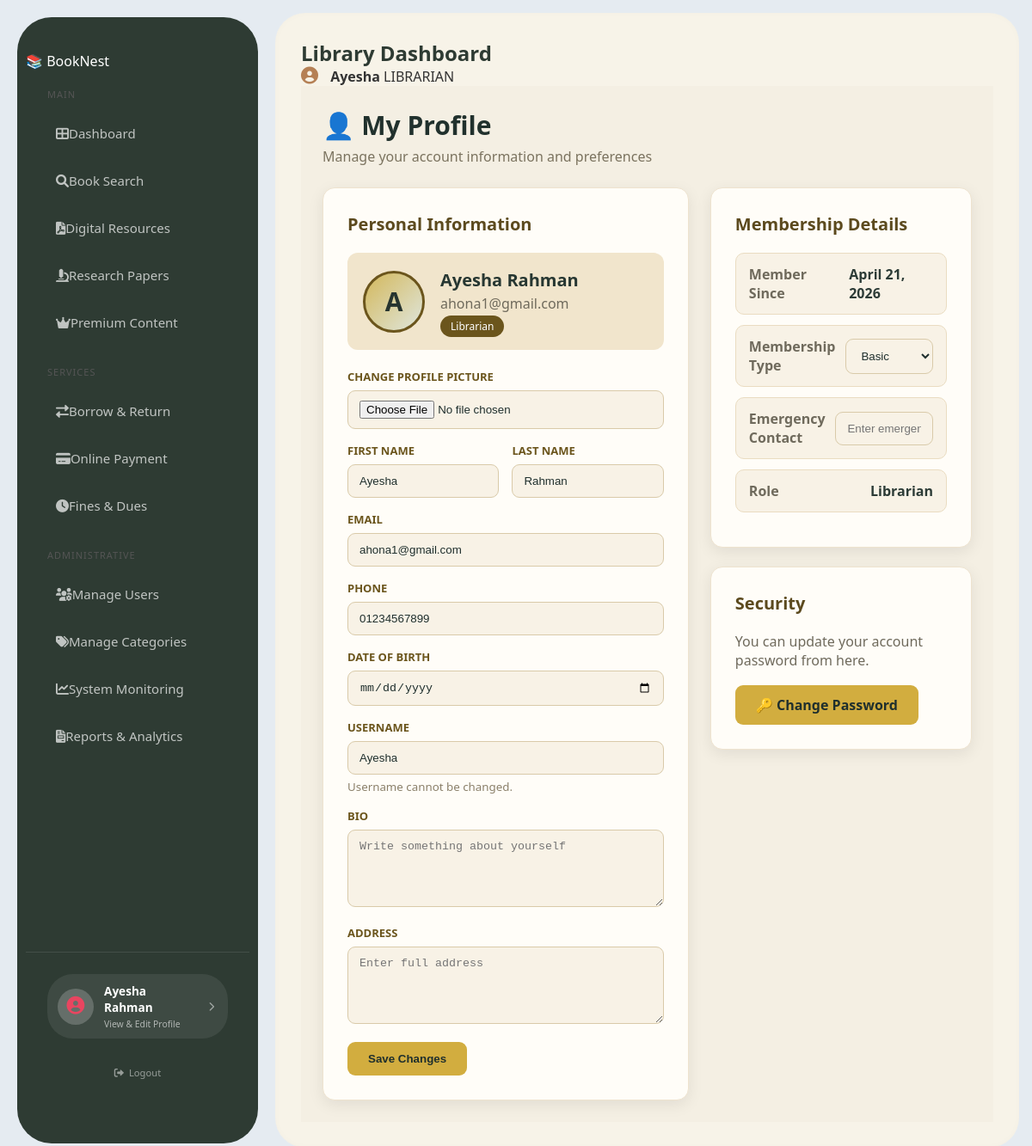
Before: /manage-profile/ (signed in) with the older database file.
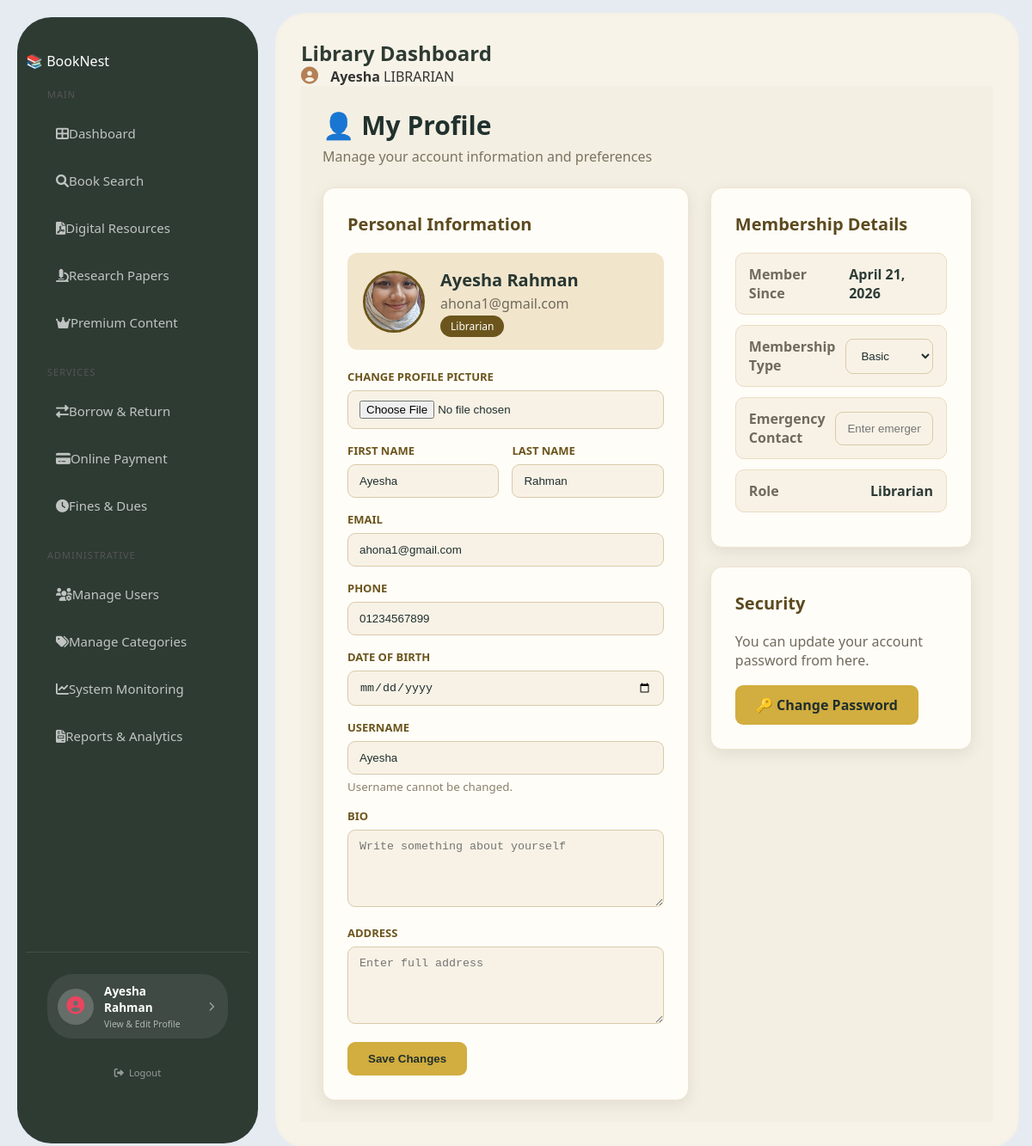
After: the same page with the newer database file.
### library/models.py (models this page shows, shortened)
class User(AbstractUser):
    ADMIN = 'admin'
    LIBRARIAN = 'librarian'
    REGULAR_USER = 'user'
    ROLE_CHOICES = [
        (ADMIN, 'Administrator'),
        (LIBRARIAN, 'Librarian'),
        (REGULAR_USER, 'Regular User'),
    ]
    role = models.CharField(max_length=20, choices=ROLE_CHOICES, default=REGULAR_USER)
    phone = models.CharField(max_length=15, null=True, blank=True)
    profile_picture = models.ImageField(upload_to='profiles/', null=True, blank=True)
    date_of_birth = models.DateField(null=True, blank=True)
    bio = models.TextField(null=True, blank=True)
    def get_full_name(self):
        if self.first_name and self.last_name:
            return f"{self.first_name} {self.last_name}"
        return self.username

class Member(models.Model):
    MEMBERSHIP_CHOICES = [
        ('basic', 'Basic'),
        ('premium', 'Premium'),
        ('student', 'Student'),
    ]
    user = models.OneToOneField(User, on_delete=models.CASCADE, related_name='profile')
    address = models.TextField(null=True, blank=True)
    joined_date = models.DateField(auto_now_add=True)
    membership_type = models.CharField(max_length=20, choices=MEMBERSHIP_CHOICES, default='basic')
    membership_expiry = models.DateField(null=True, blank=True)
    emergency_contact = models.CharField(max_length=15, null=True, blank=True)
    is_active = models.BooleanField(default=True)

### library/views.py (the view)
# urls.py: path('manage-profile/', views.manage_profile, name='manage_profile'),
@login_required
def manage_profile(request):
    member, created = Member.objects.get_or_create(user=request.user)
    if request.method == 'POST':
        user_form = UserProfileForm(request.POST, request.FILES, instance=request.user)
        member_form = MemberProfileForm(request.POST, instance=member)
        if user_form.is_valid() and member_form.is_valid():
            user_form.save()
            member_form.save()
            messages.success(request, '✅ Profile updated successfully!')
            return redirect('manage_profile')
        messages.error(request, '❌ Please fix the errors below.')
    else:
        user_form = UserProfileForm(instance=request.user)
        member_form = MemberProfileForm(instance=member)
    return render(request, 'library/manage_profile.html', {
        'user_form': user_form,
        'member_form': member_form,
    })

### library/templates/library/manage_profile.html (shortened to what this page needs)
{% extends 'library/base.html' %}
{% block content %}
<div class="profile-wrapper">
    <div class="profile-top">
        <div>
            <h2>👤 My Profile</h2>
            <p>Manage your account information and preferences</p>
        </div>
    </div>
    <form method="POST" enctype="multipart/form-data">
        <div class="profile-layout">
            <div class="profile-card main-profile-card">
                <div class="card-title-row">
                    <h3>Personal Information</h3>
                </div>
                <div class="profile-user-box">
                    {% if request.user.profile_picture %}
                        <img src="{{ request.user.profile_picture.url }}" class="profile-avatar">
                    {% else %}
                        <div class="profile-avatar-placeholder">
                            {{ request.user.first_name|first|default:"U" }}
                        </div>
                    {% endif %}
                    <div>
                        <h4>{{ request.user.first_name }} {{ request.user.last_name }}</h4>
                        <p>{{ request.user.email }}</p>
                        <span>{{ request.user.get_role_display }}</span>
                    </div>
                </div>
                <div class="profile-field">
                    <label>Change Profile Picture</label>
                    {{ user_form.profile_picture }}
                </div>
                <div class="profile-two-col">
                    <div class="profile-field">
                        <label>First Name</label>
                        {{ user_form.first_name }}
                    </div>
                    <div class="profile-field">
                        <label>Last Name</label>
                        {{ user_form.last_name }}
                    </div>
                </div>
                <div class="profile-field">
                    <label>Email</label>
                    {{ user_form.email }}
                </div>
                <div class="profile-field">
                    <label>Phone</label>
                    {{ user_form.phone }}
                </div>
                <div class="profile-field">
                    <label>Date of Birth</label>
                    {{ user_form.date_of_birth }}
                </div>
                <div class="profile-field">
                    <label>Username</label>
                    <input type="text" value="{{ request.user.username }}" disabled>
                    <small>Username cannot be changed.</small>
                </div>
                <div class="profile-field">
                    <label>Bio</label>
                    {{ user_form.bio }}
                </div>
                <div class="profile-field">
                    <label>Address</label>
                    {{ member_form.address }}
                </div>
                <button type="submit" class="profile-save-btn">Save Changes</button>
            </div>
            <div class="profile-side">
                <div class="profile-card">
                    <h3>Membership Details</h3>
                    <div class="info-row">
                        <span>Member Since</span>
                        <strong>{{ request.user.date_joined|date:'F d, Y' }}</strong>
                    </div>
                    <div class="info-row">
                        <span>Membership Type</span>
                        {{ member_form.membership_type }}
                    </div>
                    <div class="info-row">
                        <span>Emergency Contact</span>
                        {{ member_form.emergency_contact }}
                    </div>
                    <div class="info-row">
                        <span>Role</span>
                        <strong>{{ request.user.get_role_display }}</strong>
                    </div>
                </div>
                <div class="profile-card">
                    <h3>Security</h3>
                    <p class="security-text">
                        You can update your account password from here.
                    </p>
                    <a href="{% url 'change_password' %}" class="password-btn">
                        🔑 Change Password
                    </a>
                </div>
            </div>
        </div>
    </form>
</div>
{% endblock %}

### library/templates/library/base.html (shortened to what this page needs)
{% load static %}
<!DOCTYPE html>
<html lang="en">
<head>
    <link rel="stylesheet" href="{% static 'library/css/style.css' %}">
    <link rel="stylesheet" href="https://cdnjs.cloudflare.com/ajax/libs/font-awesome/6.0.0/css/all.min.css">
</head>
<body>
<div class="layout">
    <aside class="sidebar">
        <div class="logo">📚 <span>Book</span>Nest</div>
        <div class="menu-section">
            <div class="menu-title">Main</div>
            <a href="{% url 'home' %}" class="menu-item"><i class="fas fa-th-large"></i> Dashboard</a>
            <a href="{% url 'book_list' %}" class="menu-item"><i class="fas fa-search"></i> Book Search</a>
            <a href="{% url 'digital_resources' %}" class="menu-item"><i class="fas fa-file-pdf"></i> Digital Resources</a>
            <a href="{% url 'research_papers' %}" class="menu-item"><i class="fas fa-microscope"></i> Research Papers</a>
            <a href="{% url 'premium_content' %}" class="menu-item premium"><i class="fas fa-crown"></i> Premium Content</a>
        </div>
        <div class="menu-section">
            <div class="menu-title">Services</div>
            <a href="{% url 'borrow_list' %}" class="menu-item"><i class="fas fa-exchange-alt"></i> Borrow & Return</a>
            <a href="{% url 'online_payment' %}" class="menu-item"><i class="fas fa-credit-card"></i> Online Payment</a>
            <a href="{% url 'fines_dues' %}" class="menu-item"><i class="fas fa-clock"></i> Fines & Dues</a>
        </div>
        {% if user.role == 'admin' or user.role == 'librarian' %}
        <div class="menu-section">
            <div class="menu-title">Administrative</div>
            <a href="{% url 'member_list' %}" class="menu-item"><i class="fas fa-users-cog"></i> Manage Users</a>
            <a href="{% url 'category_list' %}" class="menu-item"><i class="fas fa-tags"></i> Manage Categories</a>
            <a href="{% url 'system_monitoring' %}" class="menu-item"><i class="fas fa-chart-line"></i> System Monitoring</a>
            <a href="{% url 'reports_analytics' %}" class="menu-item"><i class="fas fa-file-invoice"></i> Reports & Analytics</a>
        </div>
        {% endif %}
        <div class="profile-sidebar-section" style="margin-top: auto; padding: 20px 15px 15px 15px; border-top: 1px solid rgba(255,255,255,0.1);">
            <a href="{% url 'manage_profile' %}" class="profile-link-card" style="display: flex; align-items: center; gap: 12px; background: rgba(255,255,255,0.08); border-radius: 30px; padding: 10px 16px 10px 12px; text-decoration: none; transition: all 0.3s ease;">
                <div class="avatar-icon" style="width: 42px; height: 42px; background: rgba(255,255,255,0.2); border-radius: 50%; display: flex; align-items: center; justify-content: center; color: #e94560; font-size: 1.3rem;">
                    <i class="fas fa-user-circle"></i>
                </div>
                <div class="profile-info-text" style="flex: 1;">
                    <div class="profile-name" style="font-weight: 700; font-size: 0.85rem; color: #ffffff; margin-bottom: 3px;">
                        {% if user.is_authenticated %}
                            {{ user.get_full_name|default:user.username }}
                        {% else %}
                            My Profile
                        {% endif %}
                    </div>
                    <div class="profile-role" style="font-size: 0.65rem; color: rgba(255,255,255,0.6);">
                        View & Edit Profile
                    </div>
                </div>
                <i class="fas fa-chevron-right" style="font-size: 11px; color: rgba(255,255,255,0.5);"></i>
            </a>
            <div style="margin-top: 12px; text-align: center;">
                <a href="{% url 'logout' %}" style="color: rgba(255,255,255,0.5); text-decoration: none; font-size: 0.7rem; display: inline-flex; align-items: center; gap: 6px;">
                    <i class="fas fa-sign-out-alt"></i> <span>Logout</span>
                </a>
            </div>
        </div>
    </aside>
    <main class="main-container">
        <header class="top-nav">
            <h2 style="font-size: 24px; font-weight: 800; color: #2e3b33;">Library Dashboard</h2>
            <div class="user-profile">
                <i class="fas fa-user-circle" style="font-size: 20px; color: #b58055;"></i>
                <span style="margin-left: 10px; font-weight: 600;">{{ user.username }}</span>
                <span class="role-tag">{{ user.role|upper }}</span>
            </div>
        </header>
        {% block content %}{% endblock %}
    </main>
</div>
</body>
</html>

Changed rows visible on the page:
changed User "Ayesha": user.profile_picture: picture added; user.first_name|first "A" → (not shown)
